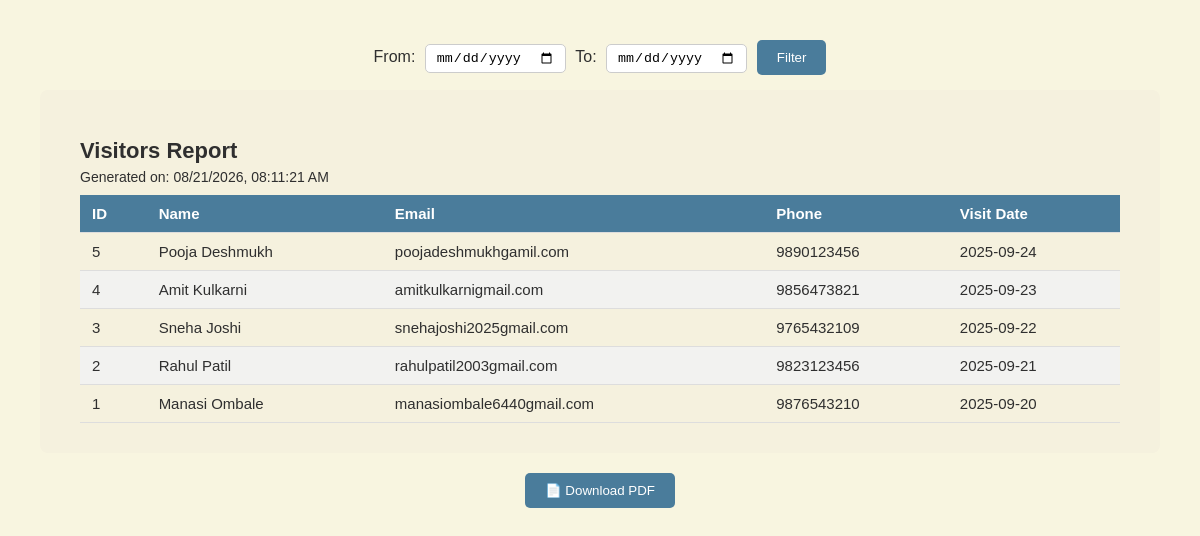
Screenshot of /manage_visitor.php (signed in) with the database file from the repository.
### tables this page shows
CREATE TABLE `visitors` (
  `id` int(10) UNSIGNED NOT NULL,
  `name` varchar(100) NOT NULL,
  `email` varchar(100) DEFAULT NULL,
  `phone` varchar(15) DEFAULT NULL,
  `visit_date` date DEFAULT NULL,
  `created_at` timestamp NOT NULL DEFAULT current_timestamp(),
  `registered_only` enum('Yes','No') DEFAULT 'No'
);

### manage_visitor.php (the view, shortened to what this page needs)
<?php
include "db_connect.php";
$from_date = $_GET['from_date'] ?? '';
$to_date = $_GET['to_date'] ?? '';
$where = "";
$sql = "SELECT id, name, email, phone, visit_date FROM visitors $where ORDER BY visit_date DESC";
$res = $conn->query($sql);
?>
<!DOCTYPE html>
<html lang="en">
<head>
</head>
<body>
<form method="get">
    From: <input type="date" name="from_date" value="<?= htmlspecialchars($from_date) ?>">
    To: <input type="date" name="to_date" value="<?= htmlspecialchars($to_date) ?>">
    <button type="submit">Filter</button>
</form>
<div class="report-container" id="report-content">
  <h2>Visitors Report <?= (!empty($from_date) && !empty($to_date)) ? "(Date-wise)" : "" ?></h2>
  <div class="generated">Generated on: <?= date('m/d/Y, h:i:s A') ?></div>
  <table id="visitorsTable">
    <thead>
      <tr>
        <th>ID</th>
        <th>Name</th>
        <th>Email</th>
        <th>Phone</th>
        <th>Visit Date</th>
      </tr>
    </thead>
    <tbody>
      <?php if($res->num_rows > 0): ?>
          <?php while($row = $res->fetch_assoc()): ?>
          <tr>
            <td><?= $row['id'] ?></td>
            <td><?= htmlspecialchars($row['name']) ?></td>
            <td><?= htmlspecialchars($row['email']) ?></td>
            <td><?= htmlspecialchars($row['phone']) ?></td>
            <td><?= htmlspecialchars($row['visit_date']) ?></td>
          </tr>
          <?php endwhile; ?>
      <?php else: ?>
          <tr><td colspan="5" style="text-align:center; color:red;">No records found</td></tr>
      <?php endif; ?>
    </tbody>
  </table>
</div>
<div class="btn-container">
  <button id="downloadPDF">📄 Download PDF</button>
</div>
</body>
</html>

### manage_visitor.php (style rules this page uses)
body { font-family: 'Poppins', sans-serif; background: #f8f5e0; margin: 40px; color: #2f2f2f; }
.report-container { background: #f5f1de; border-radius: 8px; padding: 30px 40px; }
h2 { font-size: 22px; font-weight: 600; margin-bottom: 5px; }
.generated, .date-range { font-size: 14px; margin-bottom: 10px; }
table { width: 100%; border-collapse: collapse; font-size: 15px; }
th, td { padding: 10px 12px; border-bottom: 1px solid #ddd; text-align: left; }
th { background-color: #4a7c9b; color: #fff; }
tr:nth-child(even) { background-color: #f2f2f0; }
.btn-container { margin-top: 20px; text-align: center; }
button { background-color: #4a7c9b; color: white; border: none; padding: 10px 20px; border-radius: 5px; cursor: pointer; transition: 0.3s; }
form { margin-bottom: 15px; text-align: center; }
input[type="date"] { padding: 5px 10px; margin: 0 5px; border-radius: 5px; border: 1px solid #ccc; }

### rows the page displays
visitors: id "5", name "Pooja Deshmukh", email "poojadeshmukhgamil.com", phone "9890123456", visit_date "2025-09-24"
visitors: id "4", name "Amit Kulkarni", email "amitkulkarnigmail.com", phone "9856473821", visit_date "2025-09-23"
visitors: id "3", name "Sneha Joshi", email "snehajoshi2025gmail.com", phone "9765432109", visit_date "2025-09-22"
visitors: id "2", name "Rahul Patil", email "rahulpatil2003gmail.com", phone "9823123456", visit_date "2025-09-21"
visitors: id "1", name "Manasi Ombale", email "manasiombale6440gmail.com", phone "9876543210", visit_date "2025-09-20"
